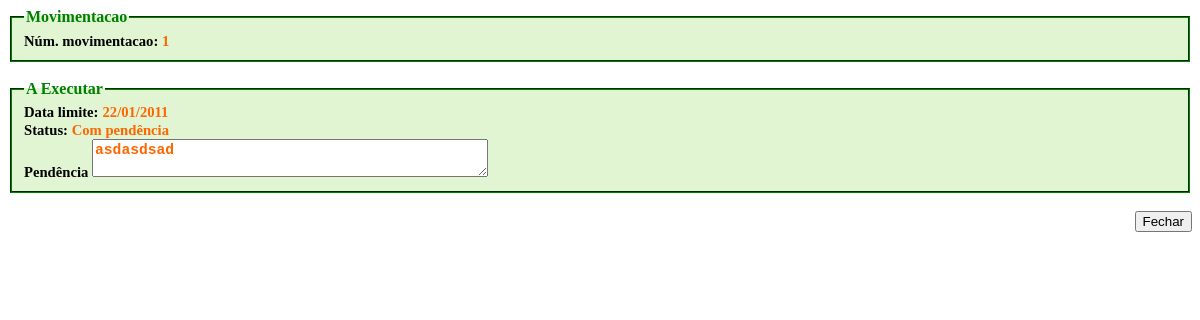
Screenshot of /classes/modelo/admin/controle/movimentacoes/visualizarMovimentacaoAExecutar.php?idMovimentacao=1 with the database file from the repository.
### tables this page shows
CREATE TABLE `tbmovimentacao_a_executar` (
  `idMovimentacaoAExecutar` int(11) NOT NULL auto_increment,
  `dataLimite` varchar(45) default NULL,
  `status` varchar(45) default NULL,
  `pendencia` text,
  `fkMovimentacao` int(11) NOT NULL,
  PRIMARY KEY  (`idMovimentacaoAExecutar`),
  KEY `fk_movimentacao_a_executar_movimentacao1` (`fkMovimentacao`),
  CONSTRAINT `fk_movimentacao_a_executar_movimentacao1` FOREIGN KEY (`fkMovimentacao`) REFERENCES `tbmovimentacao` (`idMovimentacao`) ON DELETE CASCADE ON UPDATE CASCADE
);

CREATE TABLE `tbmovimentacao` (
  `idMovimentacao` int(11) NOT NULL auto_increment,
  `numeroMovimentacao` varchar(45) default NULL,
  `tipoMovimentacao` varchar(45) default NULL,
  `evento` varchar(45) default NULL,
  `data` varchar(45) default NULL,
  `perfil` varchar(45) default NULL,
  `movimentadoPor` varchar(45) default NULL,
  `arquivo` varchar(500) default NULL,
  `observacao` mediumtext,
  `ciente` varchar(45) default NULL,
  `status` varchar(45) default NULL,
  `fkProcesso` int(11) NOT NULL,
  PRIMARY KEY  (`idMovimentacao`),
  KEY `fk_movimentacao_processo1` (`fkProcesso`),
  CONSTRAINT `fk_movimentacao_processo1` FOREIGN KEY (`fkProcesso`) REFERENCES `tbprocesso` (`idProcesso`) ON DELETE CASCADE ON UPDATE CASCADE
);

### classes/modelo/admin/controle/movimentacoes/visualizarMovimentacaoAExecutar.php (the view, shortened to what this page needs)
<!DOCTYPE html PUBLIC "-//W3C//DTD XHTML 1.1//EN"
	"http://www.w3.org/TR/xhtml11/DTD/xhtml11.dtd">
<html xmlns="http://www.w3.org/1999/xhtml" xml:lang="pt-br" lang="pt-br">
	<head>
		<link rel="stylesheet" type="text/css" href="{$smarty.const.HTTP_URL}css/admin/print.css"  media="print"/>
	</head>
        <body>
		<?php
		if($_GET) {
			$idMovimentacao = $_GET['idMovimentacao'];
			$query_movimentacao = mysql_query("select me.*, m.numeroMovimentacao
                                                       from tbmovimentacao_a_executar me inner join tbmovimentacao m on
                                                           me.fkMovimentacao = m.idMovimentacao
                                                       where m.idMovimentacao =".$idMovimentacao);
			while($line = mysql_fetch_array($query_movimentacao)) {
				$numeroMovimentacao = $line['numeroMovimentacao']."<br/>";
				$dataLimite = $line['dataLimite']."<br/>";
				$status = $line['status']."<br/>";
				$pendencia = $line['pendencia'];
			}
                        ?><fieldset style="border-color: green; color: green; background-color: #E1F5D3; "><legend><b>Movimentacao</b></legend> <?php
                        echo "<font style='font-size: 11pt; color: black' ><b>Núm. movimentacao:</b> </font><font style='font-size: 11pt; color: #FF6600'><b>".$numeroMovimentacao."</b></font>";
                        ?></fieldset><?php
			echo "<br>";
			 ?><fieldset style="border-color: green;  color: green; background-color: #E1F5D3;"><legend><b>A Executar</b></legend> <?php
			echo "<font style='font-size: 11pt; color: black' ><b>Data limite:</b></font> <font style='font-size: 11pt; color: #FF6600' ><b>".$dataLimite."</b></font>";
			echo "<font style='font-size: 11pt; color: black' ><b>Status:</b> </font><font style='font-size: 11pt; color: #FF6600' ><b>".$status."</b></font>";
			echo "<font style='font-size: 11pt; color: black' ><b>Pendência</b> </font><textarea colws='50' style='width: 390px; color: #ff6600; font-weight: bold; font-size: 11pt;' readonly=readonly >".$pendencia."</textarea>";
                         ?></fieldset><?php
		}
		?>
            <br>
            <input type="button" class="btn-print" value="Fechar" onclick="fechar()" style="float: right;"/>
	</body>
</html>

### rows the page displays
tbmovimentacao_a_executar: fkMovimentacao.numeroMovimentacao "1", dataLimite "22/01/2011", status "Com pendência", pendencia "asdasdsad"
